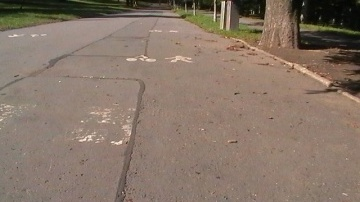
#> input picture praha/004.jpg, 360 x 202 px
$ python labeler.py praha/004.jpg
#> lines starting #> are read from the running program, lines starting #| are printed output that depends on the picture
#> in main, im is the input picture: shape (202, 360, 3); mean B, G, R 104.3, 118.1, 135.9
#!/usr/bin/env python
import argparse
import os.path as os
import cv2 as cv
import numpy as np


horz = False
mask = None
color = None
flood = False
rec_size = 5
line_points = np.array([[-1, -1], [-1, -1]])


def load_xml(filename):
    return np.asarray(cv.cv.Load(filename)) * 255


# [45 lines left out: functions load_trn, floodify, draw, not called in this run]


def main_event_loop(image):
    global flood, rec_size, horz, mask
    while(1):
        img = cv.addWeighted(image, 0.7, mask.astype('uint8'), 0.3, 0)
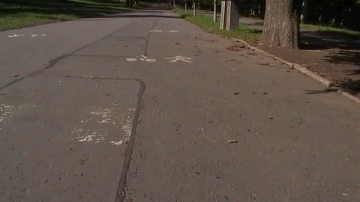
#> img: shape (202, 360, 3); mean B, G, R 73, 82.7, 95.1
        cv.imshow("labeling board", img)
        cv.imshow("mask", mask)
        k = cv.waitKey(1) & 0xFF
#> (key q is pressed here)
        # floodfill keybind
        if k == ord('f'):
            flood = True
        # add new point to horizont keybind
        if k == ord('h'):
            horz = True
        # enlarge the brush
        if k == ord('+'):
            rec_size += 1
            print(rec_size)
        # reduce the brush
        if k == ord('-'):
            rec_size -= 1
            print(rec_size)
        # end & save keybinds
        if k == 27 or k == ord('q'):
            break


# [13 lines left out: function load_mask, not called in this run]


def main(image, prep_mask=None):
    global mask
    im = cv.imread(image, cv.CV_LOAD_IMAGE_COLOR)
    if prep_mask is not None:
        mask = load_mask(prep_mask)
    else:
        mask = np.zeros(im.shape)
    # create labeling board
    cv.namedWindow('labeling board')
    cv.setMouseCallback('labeling board', draw)
    main_event_loop(im)
    cv.destroyAllWindows()
    # save the created mask
    cv.imwrite("{}_mask.png".format(os.splitext(image)[0]), mask)


if __name__ == '__main__':
    desc = 'Smely-Zajko labeling tool'
    parser = argparse.ArgumentParser(description=desc)
    parser.add_argument('filename', metavar='filename',
                        help='Image to label.')
    parser.add_argument('-m', '--mask', nargs='?', metavar='filename',
                        help='Predifined mask.', dest='mask')
    args = parser.parse_args()
    main(args.filename, args.mask)

$ run again, on praha/006.jpg
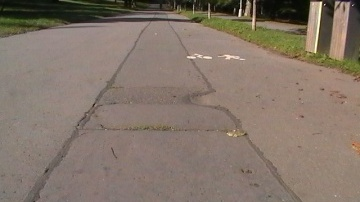
#> input picture praha/006.jpg, 360 x 202 px
#> in main, im is the input picture: shape (202, 360, 3); mean B, G, R 106, 118, 132.6
#> in main_event_loop, `img = cv.addWeighted(image, 0.7, mask.astype('uint8'), 0.3, 0)`:
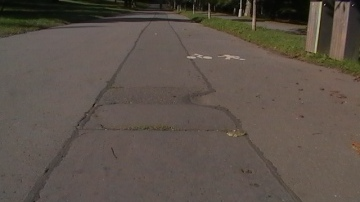
#> img: shape (202, 360, 3); mean B, G, R 74.2, 82.6, 92.8

$ run again, on praha/007.jpg
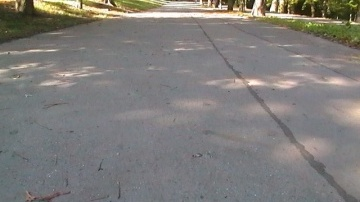
#> input picture praha/007.jpg, 360 x 202 px
#> in main, im is the input picture: shape (202, 360, 3); mean B, G, R 121.8, 124.6, 126.9
#> in main_event_loop, `img = cv.addWeighted(image, 0.7, mask.astype('uint8'), 0.3, 0)`:
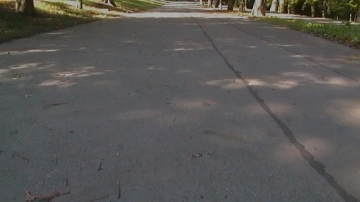
#> img: shape (202, 360, 3); mean B, G, R 85.3, 87.3, 88.8

$ run again, on praha/008.jpg
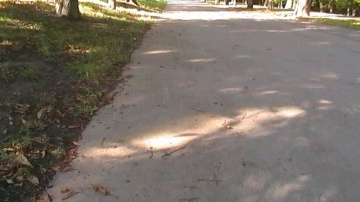
#> input picture praha/008.jpg, 360 x 202 px
#> in main, im is the input picture: shape (202, 360, 3); mean B, G, R 102.8, 112.7, 121.2
#> in main_event_loop, `img = cv.addWeighted(image, 0.7, mask.astype('uint8'), 0.3, 0)`:
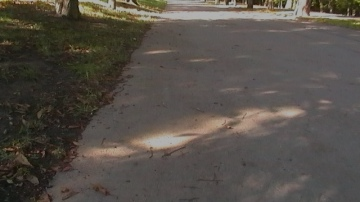
#> img: shape (202, 360, 3); mean B, G, R 72, 78.9, 84.8
